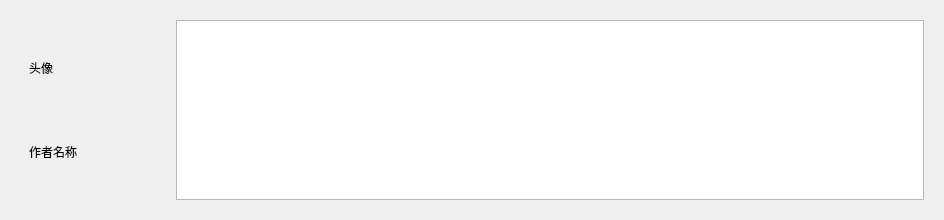
<?xml version="1.0" encoding="UTF-8"?>
<ui version="4.0">
 <class>comments_widget</class>
 <widget class="QWidget" name="comments_widget">
  <property name="geometry">
   <rect>
    <x>0</x>
    <y>0</y>
    <width>944</width>
    <height>220</height>
   </rect>
  </property>
  <property name="minimumSize">
   <size>
    <width>0</width>
    <height>150</height>
   </size>
  </property>
  <property name="windowTitle">
   <string>Form</string>
  </property>
  <layout class="QHBoxLayout" name="horizontalLayout_2">
   <item>
    <widget class="QWidget" name="widget" native="true">
     <layout class="QHBoxLayout" name="horizontalLayout">
      <item>
       <widget class="QWidget" name="widget_2" native="true">
        <property name="minimumSize">
         <size>
          <width>150</width>
          <height>0</height>
         </size>
        </property>
        <layout class="QVBoxLayout" name="verticalLayout">
         <item>
          <widget class="QLabel" name="label_2">
           <property name="text">
            <string>头像</string>
           </property>
          </widget>
         </item>
         <item>
          <widget class="QLabel" name="label_reviewer">
           <property name="minimumSize">
            <size>
             <width>72</width>
             <height>0</height>
            </size>
           </property>
           <property name="text">
            <string>作者名称</string>
           </property>
          </widget>
         </item>
        </layout>
       </widget>
      </item>
      <item>
       <widget class="QTextBrowser" name="textBrowser"/>
      </item>
     </layout>
    </widget>
   </item>
  </layout>
 </widget>
 <resources/>
 <connections/>
</ui>
